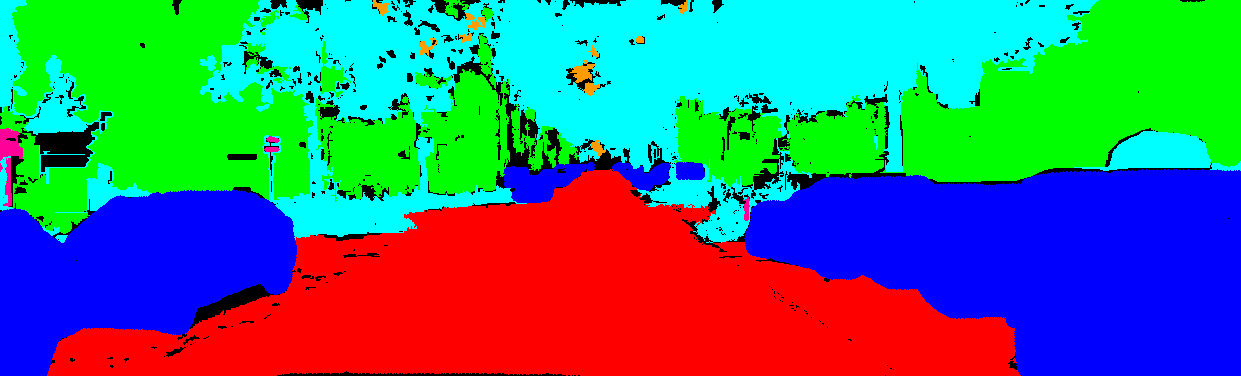
%> input picture KITTI/SegmentationClass_mapping/13_001200.png, 1241 x 376 px
$ octave edge_mst_1204.m   (GNU Octave 9; MATLAB toolbox functions it lacks are replaced by stand-ins)
%> lines starting %> are read from the running program, lines starting %| are printed output that depends on the picture; in (x1, y1, x2, y2) boxes, pixels count from 0 and x2, y2 are one past the last pixel; in counts of white or black regions, pixels touching at a corner belong together; the program's own positions count from 1
### step2/kitti/edge_mst/RGB2Lab.m
function [L,a,b] = RGB2Lab(R,G,B)
% function [L, a, b] = RGB2Lab(R, G, B)
% RGB2Lab takes matrices corresponding to Red, Green, and Blue, and
% transforms them into CIELab.  This transform is based on ITU-R
% Recommendation  BT.709 using the D65 white point reference.
% The error in transforming RGB -> Lab -> RGB is approximately
% 10^-5.  RGB values can be either between 0 and 1 or between 0 and 255.
% By Mark Ruzon from C code by Yossi Rubner, 23 September 1997.
% Updated for MATLAB 5 28 January 1998.
if isinteger(R)
    R=single(R);
end

if (nargin == 1)
  B = double(R(:,:,3));
  G = double(R(:,:,2));
  R = double(R(:,:,1));
end

if ((max(R(:)) > 1.0) || (max(G(:)) > 1.0) || (max(B(:)) > 1.0))
  R = R/255;
  G = G/255;
  B = B/255;
end

[M, N] = size(R);
s = M*N;

% Set a threshold
T = 0.008856;

RGB = [reshape(R,1,s); reshape(G,1,s); reshape(B,1,s)];

% RGB to XYZ
MAT = [0.412453 0.357580 0.180423;
       0.212671 0.715160 0.072169;
       0.019334 0.119193 0.950227];
XYZ = MAT * RGB;

X = XYZ(1,:) / 0.950456;
Y = XYZ(2,:);
Z = XYZ(3,:) / 1.088754;

XT = X > T;
YT = Y > T;
ZT = Z > T;

fX = XT .* X.^(1/3) + (~XT) .* (7.787 .* X + 16/116);

% Compute L
Y3 = Y.^(1/3);
fY = YT .* Y3 + (~YT) .* (7.787 .* Y + 16/116);
L  = YT .* (116 * Y3 - 16.0) + (~YT) .* (903.3 * Y);

fZ = ZT .* Z.^(1/3) + (~ZT) .* (7.787 .* Z + 16/116);

% Compute a and b
a = 500 * (fX - fY);
b = 200 * (fY - fZ);

L = reshape(L, M, N);
a = reshape(a, M, N);
b = reshape(b, M, N);

if ((nargout == 1) || (nargout == 0))
  L = cat(3,L,a,b);
end

### step2/kitti/edge_mst/edge_mst_1204.m

clc;
clear all;

% im_name_t = [im_path,d_dir(i).name];
% im_name_t = '/home/ding/Desktop/seg/SemMap/Datasets/KITTI/labelling_release/test/images/15_000000.png';
im_name_t = '/media/ding/B6BA-0071/icpr2018/picture/kitti/1origin/13_001200.png';
im_t = imread(im_name_t);
%> im_t is the input picture: size 376x1241x3 uint8; mean R, G, B 61, 121.1, 120


% % train
% wx=[1,1226];
% wy=[1,370];
% test
wx=[1,1241];
wy=[1,376];
I=single(imresize(im_t(wy(1):wy(2),wx(1):wx(2),:),1))/255;
Ig=rgb2gray(I);
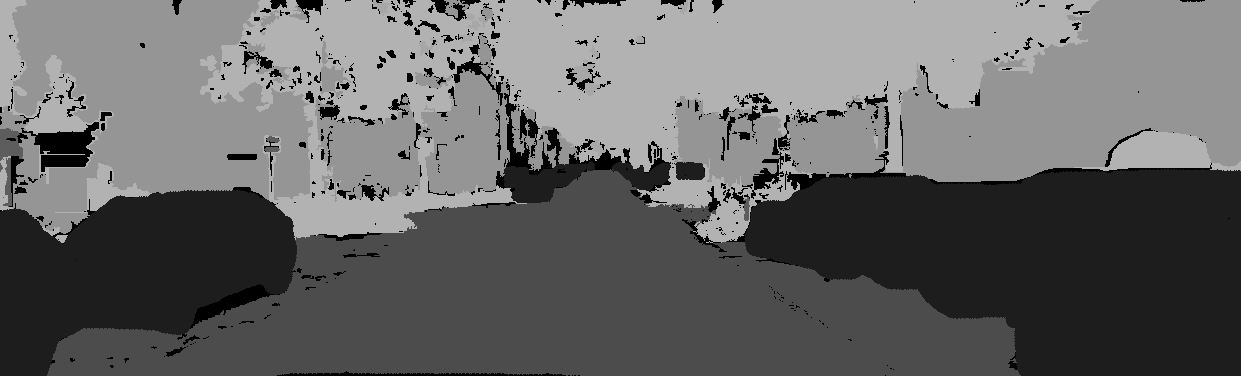
%> Ig: size 376x1241 single; min 0, max 0.701, mean 0.404


%
% SPixels = segments;

% [SPixels, gidx, I_, ILab] = compute_splxs(I,Ig,par,2);

            minregsiz = 40; % 40 used by wzh, 20 used by Caser
            reg=500;
            ILab=single(RGB2Lab(I));
%> in RGB2Lab, `B = double(R(:,:,3));`:
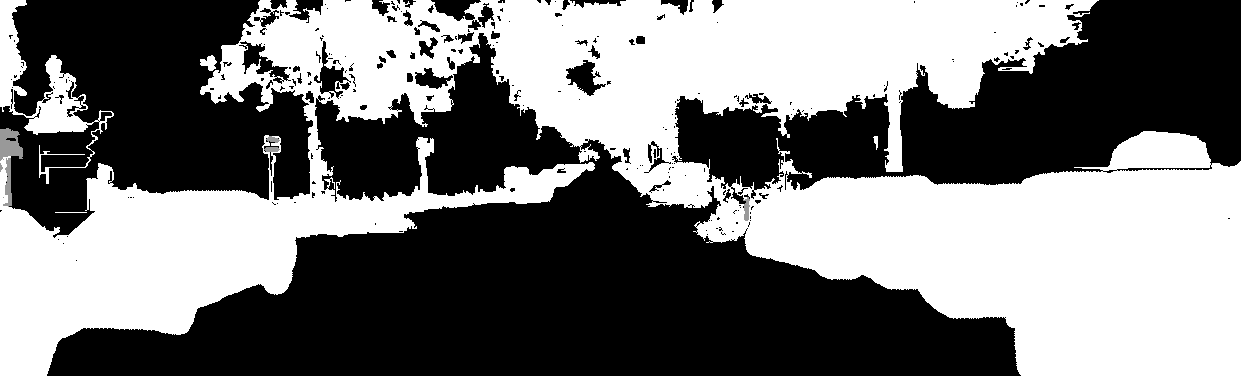
%> B: size 376x1241 double; min 0, max 1, mean 0.47
%> in RGB2Lab, `G = double(R(:,:,2));`:
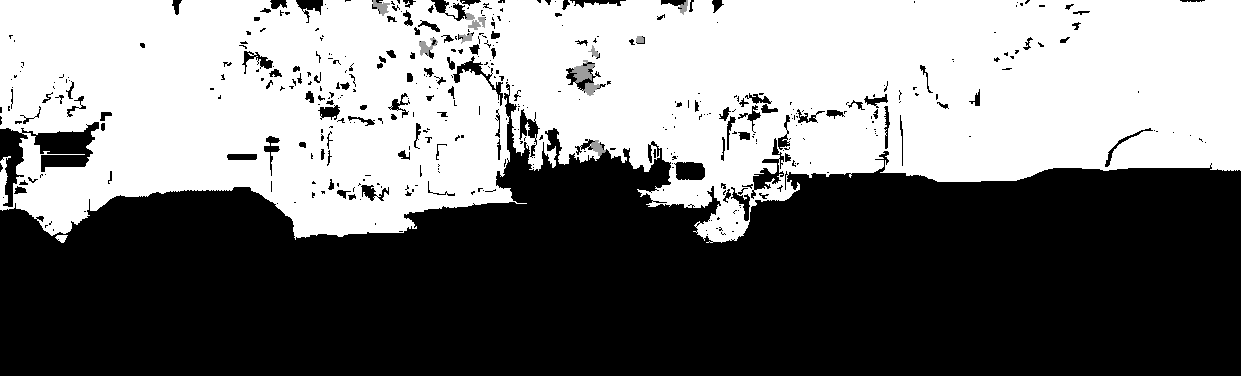
%> G: size 376x1241 double; min 0, max 1, mean 0.475
%> in RGB2Lab, `R = double(R(:,:,1));`:
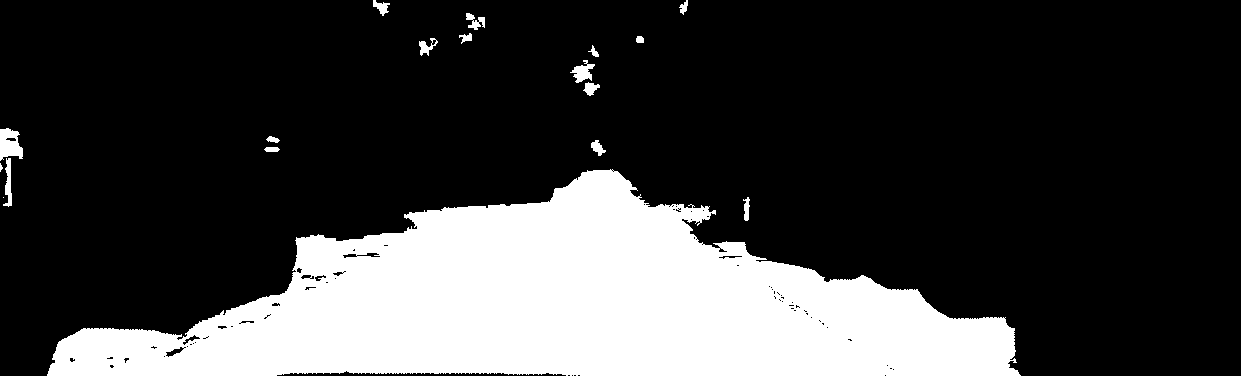
%> R: size 376x1241 double; values 0 (black) and 1 (white), 23.9% white; 18 white regions (2 under 20 px), largest, box (x1, y1, x2, y2) and area: (47, 169, 1021, 376) 109347, (0, 128, 23, 161) 533, (570, 60, 595, 83) 283
%> in RGB2Lab, `XT = X > T;`: XT = 466616 logical values, 445945 true
%> in RGB2Lab, `a = reshape(a, M, N);`:
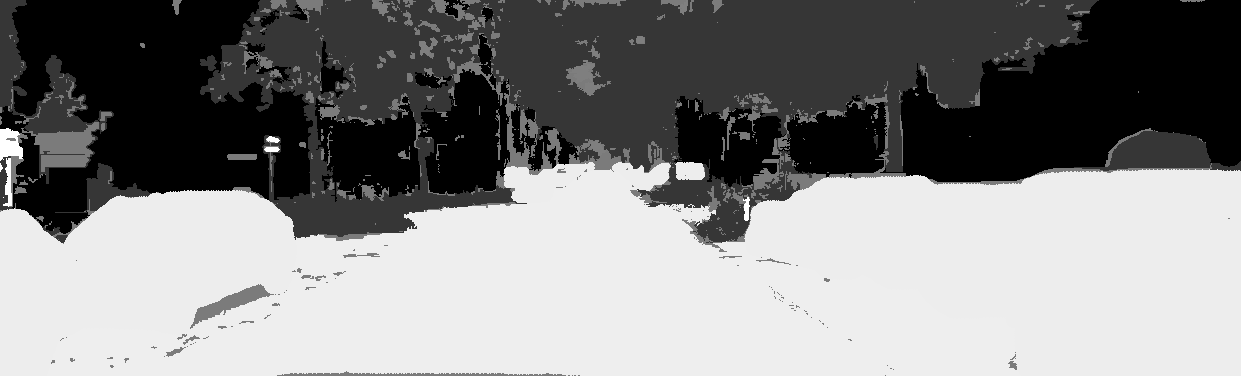
%> a: size 376x1241 double; min -86.18, max 91.66, mean 6.1; drawn with min black and max white
%> in RGB2Lab, `b = reshape(b, M, N);`:
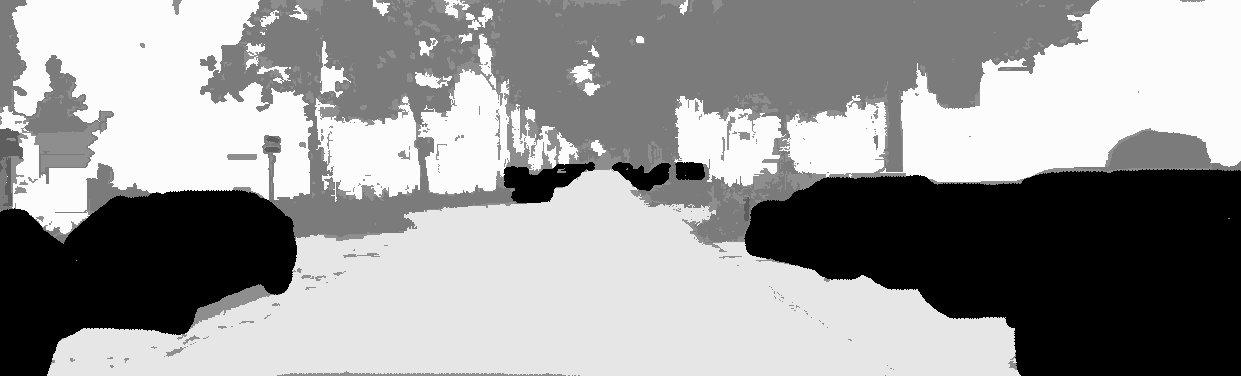
%> b: size 376x1241 double; min -107.9, max 85.42, mean 7; drawn with min black and max white
%> in RGB2Lab, `L = cat(3,L,a,b);`:
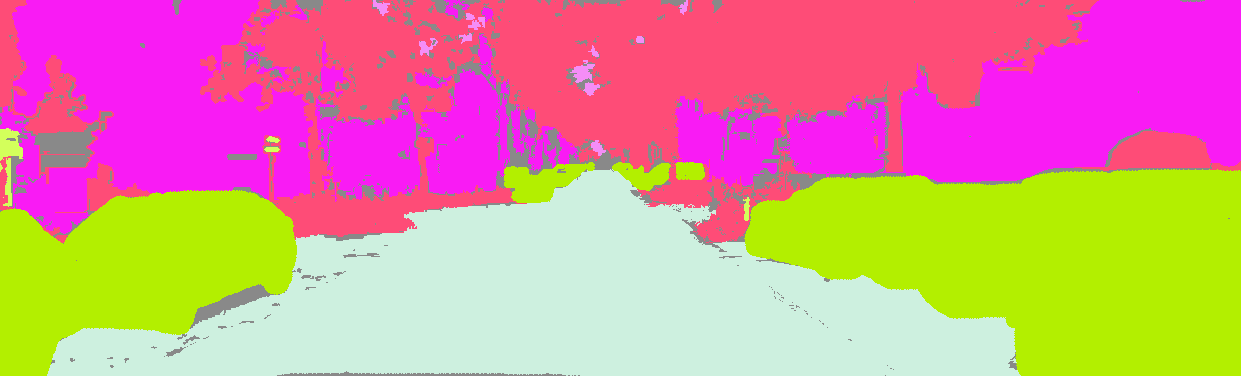
%> L: size 376x1241x3 double; mean R, G, B 63, 6.1, 7; drawn with min black and max white
%> (the run ends here)

$ run again, with KITTI/SegmentationClass_mapping/13_000200.png copied over KITTI/SegmentationClass_mapping/13_001200.png
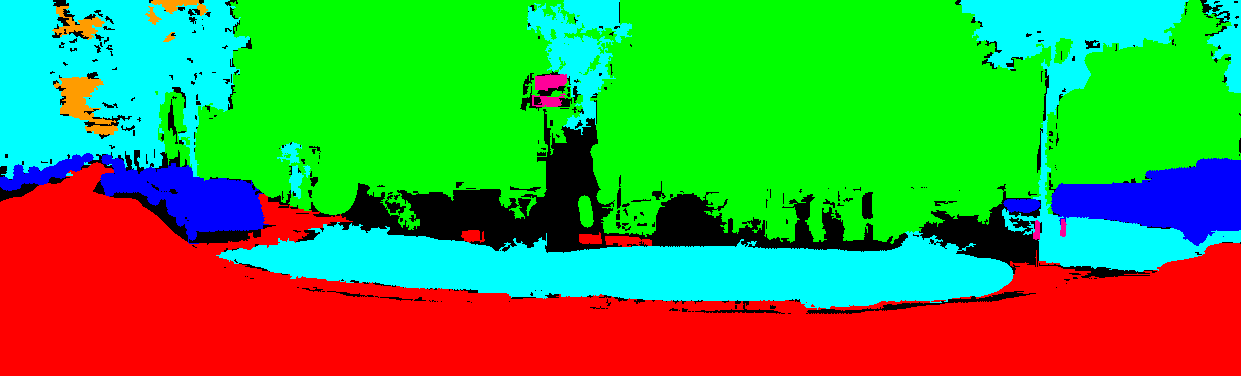
%> input picture KITTI/SegmentationClass_mapping/13_000200.png, 1241 x 376 px
%> im_t is the input picture: size 376x1241x3 uint8; mean R, G, B 73.4, 152.4, 62.8
%> in RGB2Lab, `R = double(R(:,:,1));`:
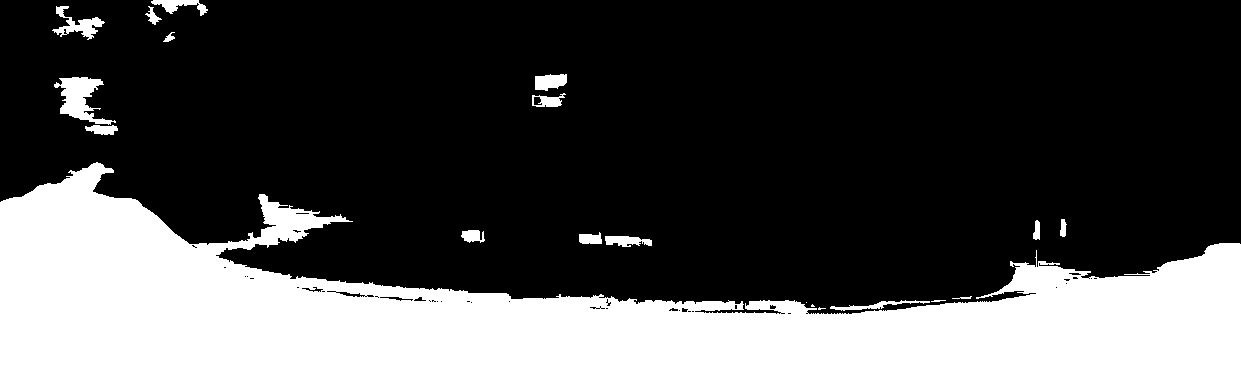
%> R: size 376x1241 double; values 0 (black) and 1 (white), 28.8% white; 20 white regions (3 under 20 px), largest, box (x1, y1, x2, y2) and area: (0, 162, 1241, 376) 129482, (54, 77, 116, 125) 1349, (52, 6, 105, 40) 636
%> XT = 466616 logical values, 430070 true
%> in RGB2Lab, `L = cat(3,L,a,b);`:
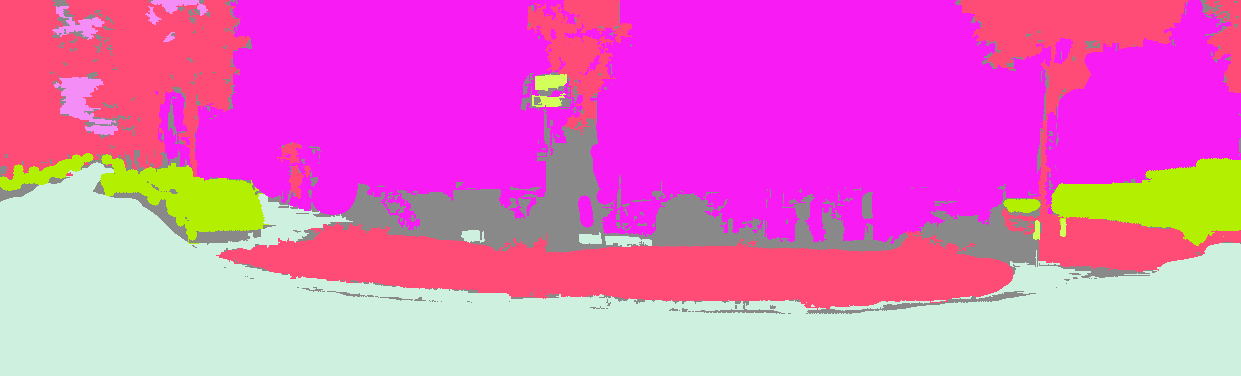
%> L: size 376x1241x3 double; mean R, G, B 69.6, -17.6, 44.4; drawn with min black and max white

$ run again, with KITTI/SegmentationClass_mapping/13_000600.png copied over KITTI/SegmentationClass_mapping/13_001200.png
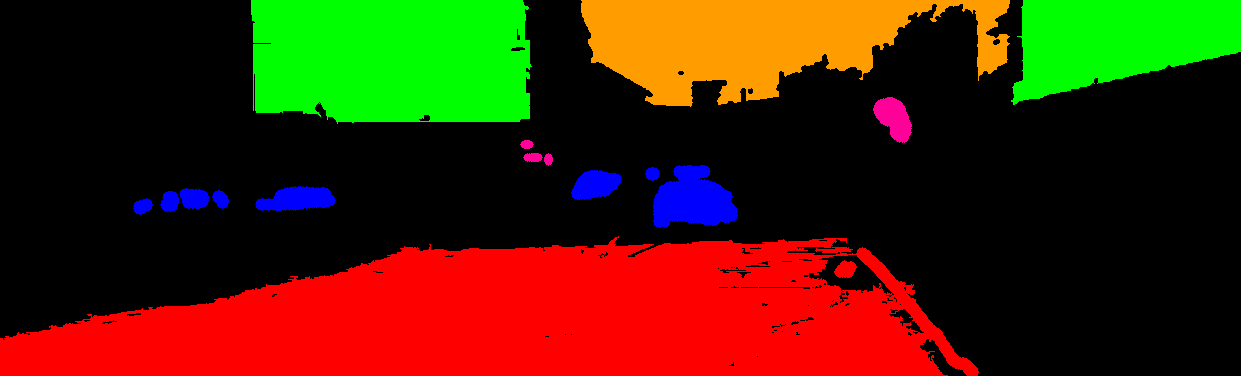
%> input picture KITTI/SegmentationClass_mapping/13_000600.png, 1241 x 376 px
%> im_t is the input picture: size 376x1241x3 uint8; mean R, G, B 68.4, 36.2, 4.6
%> in RGB2Lab, `R = double(R(:,:,1));`:
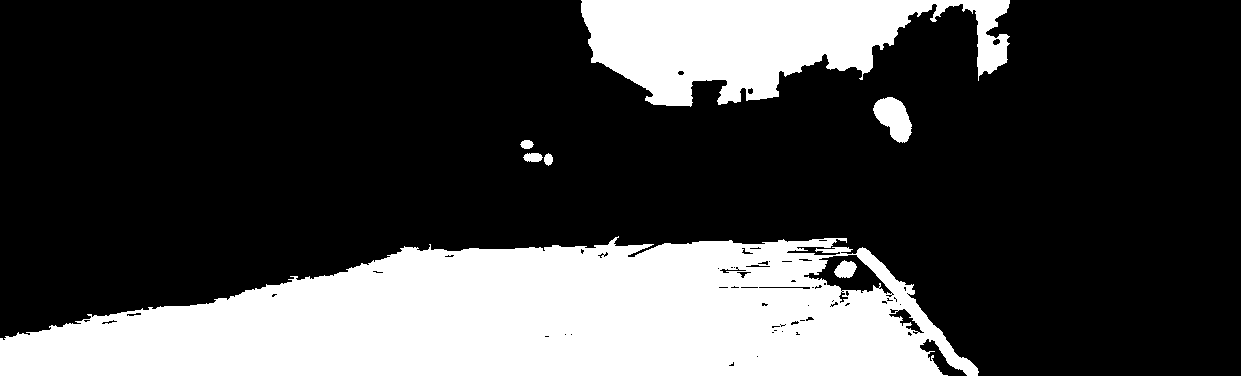
%> R: size 376x1241 double; values 0 (black) and 1 (white), 26.8% white; 7 white regions, largest, box (x1, y1, x2, y2) and area: (0, 236, 979, 376) 95798, (581, 0, 1010, 107) 27536, (873, 97, 912, 143) 1126
%> XT = 466616 logical values, 182138 true
%> in RGB2Lab, `L = cat(3,L,a,b);`:
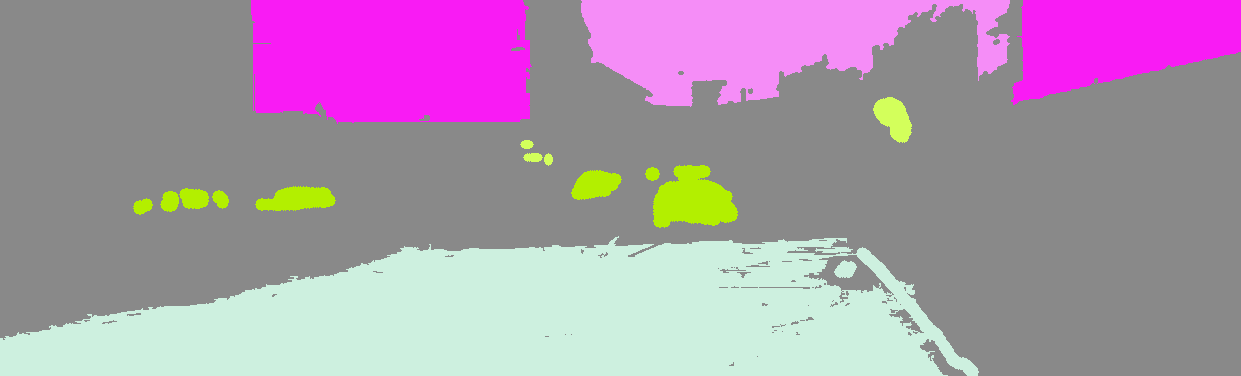
%> L: size 376x1241x3 double; mean R, G, B 26, 9.1, 25.8; drawn with min black and max white

$ run again, with KITTI/SegmentationClass_mapping/13_000800.png copied over KITTI/SegmentationClass_mapping/13_001200.png
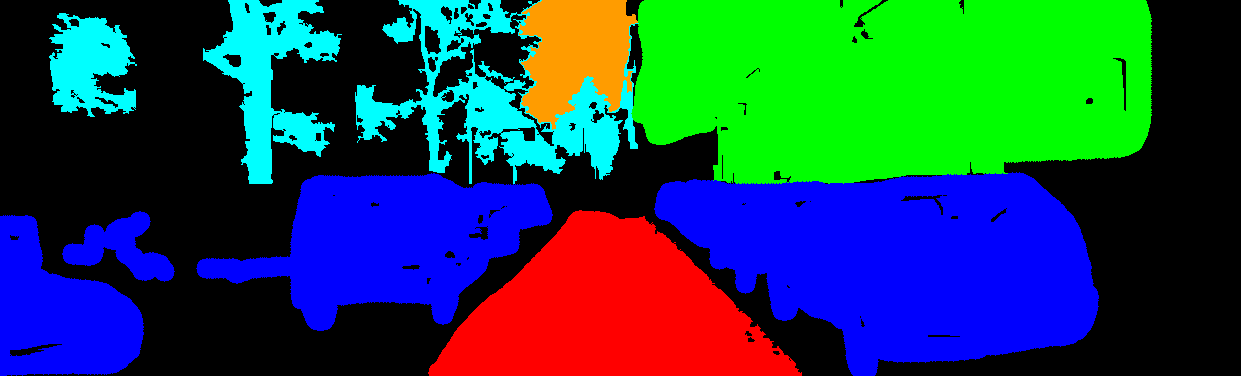
%> input picture KITTI/SegmentationClass_mapping/13_000800.png, 1241 x 376 px
%> im_t is the input picture: size 376x1241x3 uint8; mean R, G, B 26, 68.5, 78.7
%> B: size 376x1241 double; values 0 (black) and 1 (white), 30.9% white; 6 white regions, box (x1, y1, x2, y2) and area: (654, 172, 1099, 376) 61125, (196, 0, 639, 331) 47638, (0, 215, 144, 376) 15016, (203, 0, 342, 184) 10615, (49, 13, 137, 117) 5955, (62, 211, 175, 282) 3660
%> R: size 376x1241 double; values 0 (black) and 1 (white), 10.2% white; 2 white regions, box (x1, y1, x2, y2) and area: (428, 210, 802, 376) 37164, (519, 0, 638, 130) 10355
%> XT = 466616 logical values, 276390 true
%> in RGB2Lab, `L = cat(3,L,a,b);`:
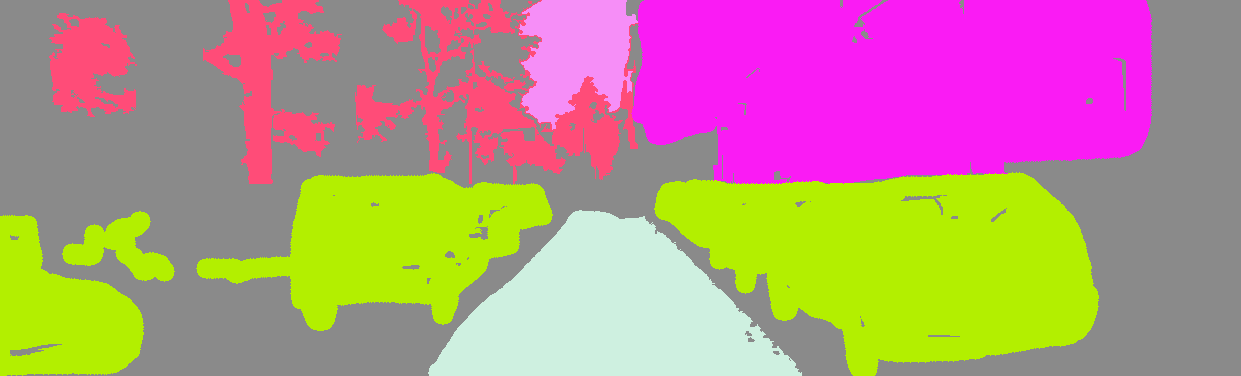
%> L: size 376x1241x3 double; mean R, G, B 36.3, 5.9, -4.1; drawn with min black and max white
